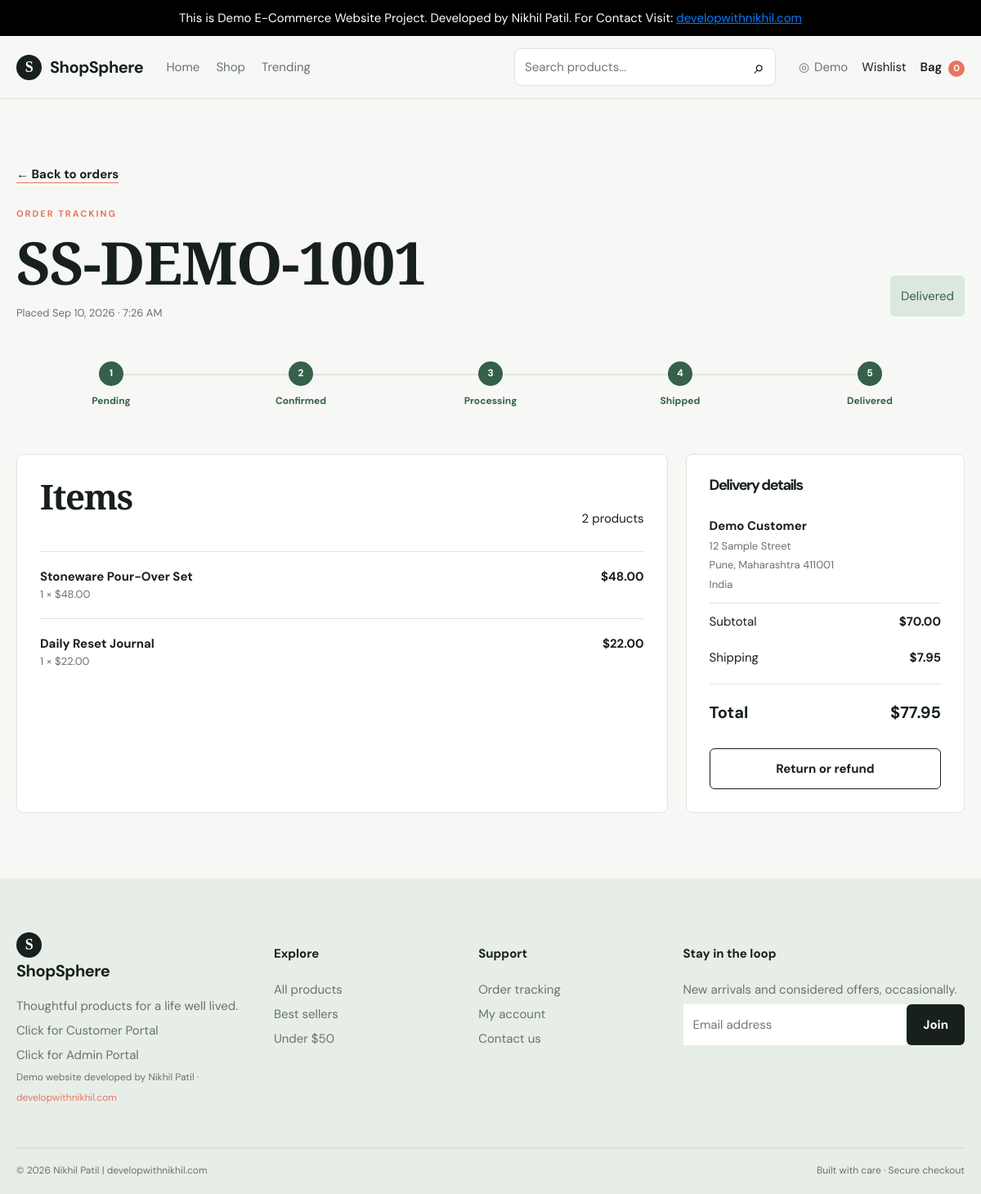
Screenshot of /pages/order.php?id=1 (signed in) with the database file from the repository.
### tables this page shows
CREATE TABLE orders (id INT UNSIGNED AUTO_INCREMENT PRIMARY KEY, order_number VARCHAR(30) NOT NULL UNIQUE, user_id INT UNSIGNED NOT NULL, status ENUM('Pending','Confirmed','Processing','Shipped','Delivered','Refunded','Cancelled') DEFAULT 'Pending', subtotal DECIMAL(10,2) NOT NULL, shipping DECIMAL(10,2) NOT NULL, discount DECIMAL(10,2) DEFAULT 0, total DECIMAL(10,2) NOT NULL, payment_method VARCHAR(40) NOT NULL, billing_json JSON NOT NULL, created_at TIMESTAMP DEFAULT CURRENT_TIMESTAMP, FOREIGN KEY(user_id) REFERENCES users(id), INDEX(user_id,status));

CREATE TABLE order_items (id INT UNSIGNED AUTO_INCREMENT PRIMARY KEY, order_id INT UNSIGNED NOT NULL, product_id INT UNSIGNED NOT NULL, product_name VARCHAR(180) NOT NULL, unit_price DECIMAL(10,2) NOT NULL, quantity INT NOT NULL, FOREIGN KEY(order_id) REFERENCES orders(id) ON DELETE CASCADE, FOREIGN KEY(product_id) REFERENCES products(id));

### config/database.php (called while the page is built, shortened)
<?php
function db(): PDO
{
    static $connection;
    if (!$connection) {
        $connection = new PDO(
            'mysql:host=' . DB_HOST . ';dbname=' . DB_NAME . ';charset=utf8mb4',
            DB_USER,
            DB_PASS,
            [
                PDO::ATTR_ERRMODE => PDO::ERRMODE_EXCEPTION,
                PDO::ATTR_DEFAULT_FETCH_MODE => PDO::FETCH_ASSOC,
                PDO::ATTR_EMULATE_PREPARES => false,
            ]
        );
    }
    return $connection;
}

### includes/functions.php (called while the page is built, shortened)
<?php
require_once __DIR__ . '/../config/database.php';
function e(?string $value): string
{
    return htmlspecialchars($value ?? '', ENT_QUOTES, 'UTF-8');
}
function get_flashes(): array
{
    $items = $_SESSION['flash'] ?? [];
    return $items;
}

### pages/order.php (the view, shortened to what this page needs)
<?php require '../includes/functions.php';
$orderId = (int)($_GET['id'] ?? 0);
$stmt = db()->prepare('SELECT * FROM orders WHERE id=? AND user_id=?');
$stmt->execute([$orderId, current_user()['id']]);
$order = $stmt->fetch();
$itemStmt = db()->prepare('SELECT * FROM order_items WHERE order_id=? ORDER BY id');
$itemStmt->execute([$order['id']]);
$items = $itemStmt->fetchAll();
$returnStmt = db()->prepare('SELECT status FROM returns WHERE order_id=? AND user_id=? ORDER BY created_at DESC LIMIT 1');
$returnStmt->execute([$orderId, current_user()['id']]);
$returnStatus = $returnStmt->fetchColumn() ?: null;
$billing = json_decode($order['billing_json'], true) ?: [];
$steps = ['Pending', 'Confirmed', 'Processing', 'Shipped', 'Delivered'];
$currentStep = array_search($order['status'], $steps, true);
require '../includes/header.php'; ?><section class="section">
    <div class="container"><a class="text-link" href="orders.php">← Back to orders</a><span class="eyebrow order-eyebrow">Order tracking</span>
        <div class="order-heading"><div><h1><?= e($order['order_number']) ?></h1><p class="product-meta">Placed <?= date('M j, Y · g:i A', strtotime($order['created_at'])) ?></p></div><span class="notice status-<?= strtolower(e($order['status'])) ?>"><?= e($order['status']) ?></span></div>
        <?php if ($order['status'] === 'Cancelled'): ?><div class="notice error">This order was cancelled.</div><?php elseif ($returnStatus === 'Refunded' || $order['status'] === 'Refunded'): ?><div class="notice success">This order was Returned and Refunded.</div><?php else: ?><div class="tracking"><div class="tracking-line"></div><?php foreach ($steps as $index => $step): ?><div class="tracking-step <?= $currentStep !== false && $index <= $currentStep ? 'complete' : '' ?>"><span><?= $index + 1 ?></span><strong><?= e($step) ?></strong></div><?php endforeach; ?></div><?php endif; ?>
        <div class="order-layout"><div class="form-panel"><div class="section-head"><h2>Items</h2><span><?= count($items) ?> products</span></div><?php foreach ($items as $item): ?><div class="order-item"><div><strong><?= e($item['product_name']) ?></strong><span><?= $item['quantity'] ?> × $<?= number_format((float)$item['unit_price'], 2) ?></span></div><strong>$<?= number_format((float)$item['unit_price'] * (int)$item['quantity'], 2) ?></strong></div><?php endforeach; ?></div>
            <aside class="summary"><h3>Delivery details</h3><div class="delivery-details"><strong><?= e($billing['full_name'] ?? '') ?></strong><span><?= e($billing['address'] ?? '') ?></span><span><?= e($billing['city'] ?? '') ?>, <?= e($billing['state'] ?? '') ?> <?= e($billing['postal_code'] ?? '') ?></span><span><?= e($billing['country'] ?? '') ?></span></div><div class="summary-row"><span>Subtotal</span><strong>$<?= number_format((float)$order['subtotal'], 2) ?></strong></div><div class="summary-row"><span>Shipping</span><strong><?= (float)$order['shipping'] ? '$' . number_format((float)$order['shipping'], 2) : 'Free' ?></strong></div><div class="summary-row summary-total"><span>Total</span><strong>$<?= number_format((float)$order['total'], 2) ?></strong></div><?php if (in_array($order['status'], ['Pending', 'Confirmed', 'Processing'], true)): ?><form method="post" data-native="true" style="margin-top:18px"><input type="hidden" name="csrf" value="<?= csrf_token() ?>"><button class="button button-outline" name="cancel_order" value="1" data-confirm="Cancel this order?" style="width:100%">Cancel order</button></form><?php elseif ($order['status'] === 'Delivered' && !$returnStatus): ?><a class="button button-outline" style="width:100%;margin-top:18px" href="return.php?order_id=<?= $order['id'] ?>">Return or refund</a><?php elseif ($returnStatus === 'Rejected'): ?><div class="notice error" style="margin-top:18px">Refund or Return Request Rejected.</div><?php elseif ($returnStatus === 'Requested' || $returnStatus === 'Approved'): ?><div class="notice" style="margin-top:18px">Return or refund request: <?= e($returnStatus) ?></div><?php endif; ?></aside>
        </div>
    </div>
</section><?php require '../includes/footer.php'; ?>

### assets/css/style.css (style rules this page uses)
.account-stat, .delivery-details { display: flex; flex-direction: column; gap: 3px; padding: 11px 0; border-bottom: 1px solid var(--line); }
.account-stat span, .delivery-details span { color: var(--muted); font-size: 13px; }
.order-eyebrow { display: block; margin-top: 28px; }
.order-heading { display: flex; justify-content: space-between; align-items: end; gap: 20px; margin: 10px 0 35px; }
.order-heading h1 { margin-bottom: 4px; }
.tracking { display: grid; grid-template-columns: repeat(5, 1fr); position: relative; margin: 30px 0 55px; }
.tracking-step { display: flex; flex-direction: column; align-items: center; gap: 9px; position: relative; color: var(--muted); font-size: 12px; text-align: center; }
.tracking-step span { width: 30px; height: 30px; display: grid; place-items: center; border-radius: 50%; background: var(--paper); border: 2px solid var(--line); font-weight: 700; }
.tracking-step.complete { color: var(--green); }
.tracking-step.complete span { color: white; background: var(--green); border-color: var(--green); }
.order-layout { display: grid; grid-template-columns: 1.4fr 0.6fr; gap: 22px; }
.order-item { display: flex; justify-content: space-between; gap: 20px; padding: 18px 0; border-top: 1px solid var(--line); }
.order-item div { display: flex; flex-direction: column; }
.order-item span { color: var(--muted); font-size: 13px; }
.status-delivered, .status-confirmed, .status-processing, .status-shipped { color: var(--green); background: #e3f0e5; }
:root { --ink: #17201d; --muted: #68736d; --paper: #f7f8f5; --white: #fff; --line: #dfe5df; --sage: #dce8df; --green: #35604a; --coral: #e8755f; --gold: #d5a952; --shadow: 0 18px 50px rgba(23, 32, 29, 0.09); }
* { box-sizing: border-box; }
html { scroll-behavior: smooth; }
body { margin: 0; background: var(--paper); color: var(--ink); font: 15px "DM Sans", sans-serif; line-height: 1.6; }
a { color: inherit; text-decoration: none; }
.container { width: min(1160px, calc(100% - 40px)); margin: auto; }
.eyebrow { text-transform: uppercase; letter-spacing: 2px; font-size: 11px; font-weight: 700; color: var(--coral); }
h1, h2, h3 { line-height: 1.1; margin: 0 0 16px; letter-spacing: -1.4px; }
h1, h2 { font-family: "Playfair Display", Georgia, serif; }
h1 { font-size: clamp(45px, 6vw, 76px); max-width: 650px; }
h2 { font-size: 42px; }
h3 { font-size: 18px; }
.button { display: inline-flex; align-items: center; justify-content: center; border: 1px solid transparent; border-radius: 6px; padding: 12px 19px; font-weight: 700; transition: 0.2s; gap: 8px; }
.button-outline { background: transparent; border-color: var(--ink); }
.section { padding: 80px 0; }
.section-head { display: flex; justify-content: space-between; align-items: end; margin-bottom: 28px; }
.text-link { font-weight: 700; border-bottom: 1px solid var(--coral); }
.product-meta { color: var(--muted); font-size: 13px; }
.form-panel, .summary, .table-wrap { background: white; border: 1px solid var(--line); border-radius: 8px; padding: 28px; }
.summary { height: max-content; position: sticky; top: 95px; }
.summary-row { display: flex; justify-content: space-between; padding: 10px 0; }
.summary-total { border-top: 1px solid var(--line); margin-top: 10px; padding-top: 18px; font-weight: 700; font-size: 20px; }
.notice { padding: 13px; background: var(--sage); border-radius: 6px; margin-bottom: 20px; }

### rows the page displays
orders: order_number "SS-DEMO-1001", created_at "Sep 10, 2026 · 7:26 AM", status "Delivered", billing_json "Demo Customer", billing_json "12 Sample Street", billing_json "Pune", billing_json "Maharashtra", billing_json "411001", billing_json "India", subtotal "70.00", shipping "7.95", total "77.95"
order_items: product_name "Stoneware Pour-Over Set", quantity "1", unit_price "48.00", (float)$item['unit_price']*(int)$item['quantity'] "48.00"
order_items: product_name "Daily Reset Journal", quantity "1", unit_price "22.00", (float)$item['unit_price']*(int)$item['quantity'] "22.00"

### other values shown
explode(' ', current_user()['name'])[0] "Demo"
cart_count() "0"
$step "Pending"
$step "Confirmed"
$step "Processing"
$step "Shipped"
$step "Delivered"
count($items) "2"
